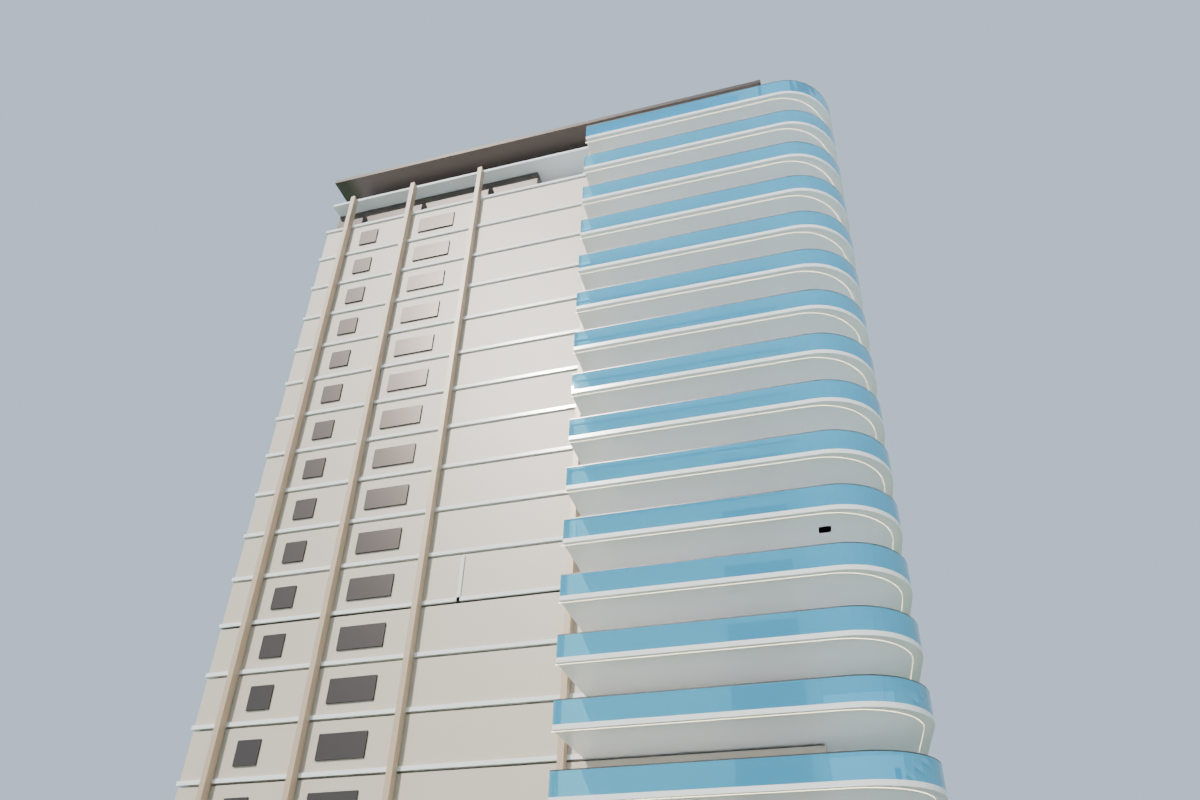
#> input picture renders/preview/exterior_photo_match_render_v002.png, 1200 x 800 px, found by its file name
$ python inspect_v002_pixels.py
#> lines starting #> are read from the running program, lines starting #| are printed output that depends on the picture; after the words box and inside, x2 and y2 are one past the last pixel; in counts of white or black regions, pixels touching at a corner belong together; long printed decimals are rounded
import cv2
import numpy as np

img = cv2.imread(r"c:\Users\manpr\Documents\42 Kalidasa\renders\preview\exterior_photo_match_render_v002.png")
#> img is the input picture: shape (800, 1200, 3); mean B, G, R 189.6, 185.8, 177.5
h, w, c = img.shape

# Let's inspect what colors exist in the render:
# What percentage of the image is sky?
# Sky in render is around: BGR:
sky_sample = img[50, 50]
#> sky_sample = [194, 188, 179]
print("Render Sky sample BGR:", sky_sample)
#| Render Sky sample BGR: [194 188 179]

# Find non-sky pixels:
diff_from_sky = np.linalg.norm(img.astype(float) - sky_sample.astype(float), axis=2)
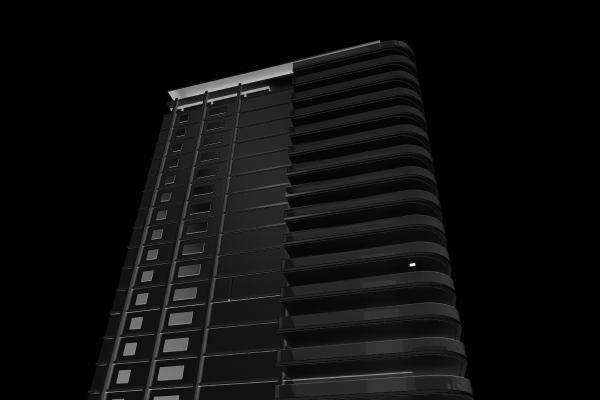
#> diff_from_sky: shape (800, 1200) float64 (shown at 1/2 size); min 0, max 324.1, mean 19.1; drawn with min black and max white
building_pixels = diff_from_sky > 25
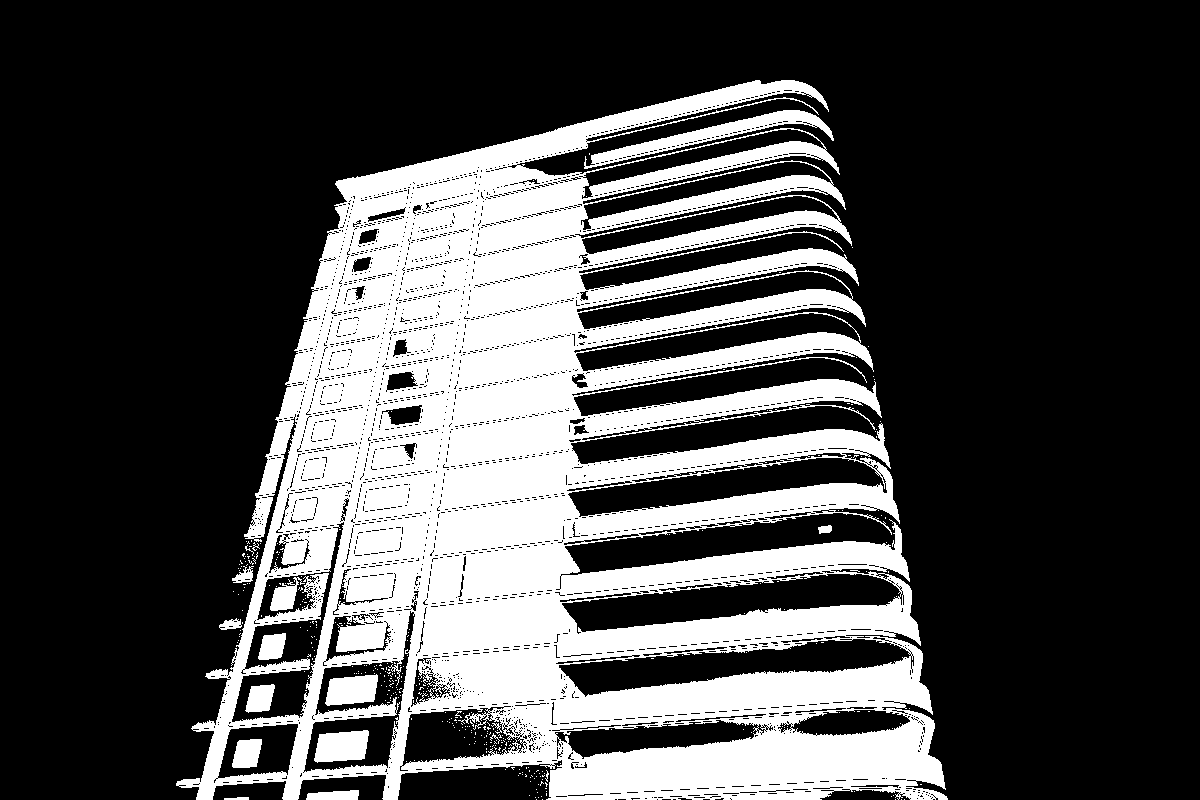
#> building_pixels: shape (800, 1200) bool; 28.9% white; 368 white regions (351 under 20 px), largest, box (x1, y1, x2, y2) and area: (176, 80, 948, 800) 267594, (584, 110, 834, 169) 3080, (314, 730, 369, 763) 1446
print(f"Total non-sky (building + ground) pixels: {np.sum(building_pixels)} / {h*w} ({np.mean(building_pixels)*100:.1f}%)")
#| Total non-sky (building + ground) pixels: 277667 / 960000 (28.9%)

# Let's inspect only the building pixels:
b_bgr = img[building_pixels]
mean_b = np.mean(b_bgr, axis=0)
#> mean_b = [185.4, 183.2, 172.1]
print("Mean BGR of building pixels:", mean_b)
#| Mean BGR of building pixels: [185.436 183.159 172.061]
print("Mean RGB of building pixels:", mean_b[2], mean_b[1], mean_b[0])
#| Mean RGB of building pixels: 172.061 183.159 185.436

# Let's check HSV of building pixels:
b_hsv = cv2.cvtColor(img, cv2.COLOR_BGR2HSV)[building_pixels]
print("Building HSV Hue distribution (0-180):")
print("  Red/Orange/Beige (H 10-35):", np.mean((b_hsv[:,0] >= 10) & (b_hsv[:,0] <= 35)) * 100, "%")
#|   Red/Orange/Beige (H 10-35): 51.917 %
print("  Blue/Cyan (H 80-135):", np.mean((b_hsv[:,0] >= 80) & (b_hsv[:,0] <= 135)) * 100, "%")
#|   Blue/Cyan (H 80-135): 39.443 %
print("  Value (Brightness) mean:", np.mean(b_hsv[:,2]))
#|   Value (Brightness) mean: 190.822

# Where is the building positioned in the image?
pts = cv2.findNonZero(building_pixels.astype(np.uint8))
#> pts = contour of 277667 points, box (x1, y1, x2, y2) (176, 80, 948, 800), area 185530
if pts is not None:
    x, y, bw, bh = cv2.boundingRect(pts)
#> x = 176; y = 80; bw = 772; bh = 720
    print(f"Building bounding box in render v002: x={x}, y={y}, width={bw}, height={bh}")
#| Building bounding box in render v002: x=176, y=80, width=772, height=720

$ run again, with renders/preview/exterior_photo_match_render_v003.png copied over renders/preview/exterior_photo_match_render_v002.png
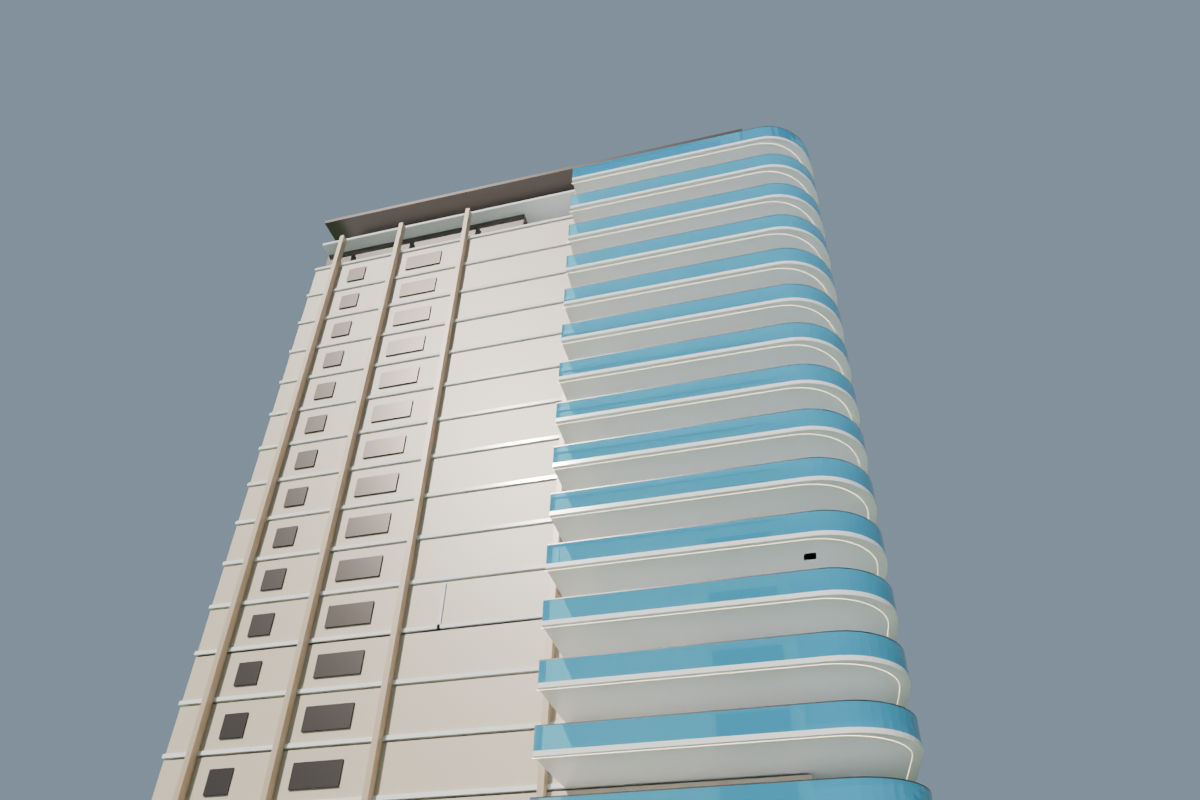
#> input picture renders/preview/exterior_photo_match_render_v003.png, 1200 x 800 px, found by its file name
#> img is the input picture: shape (800, 1200, 3); mean B, G, R 164.8, 159, 147.2
#> sky_sample = [157, 146, 132]
#| Render Sky sample BGR: [157 146 132]
#> `diff_from_sky = np.linalg.norm(img.astype(float) - sky_sample.astype(f..`:
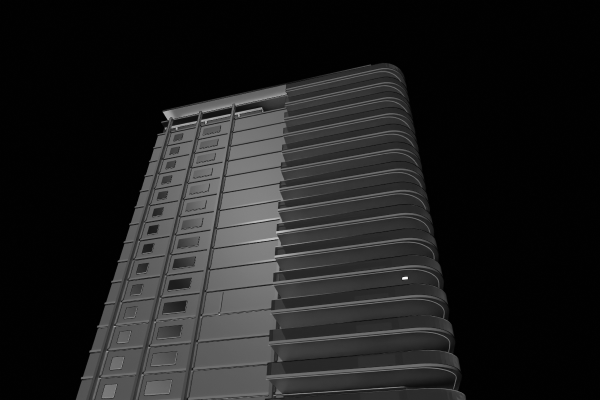
#> diff_from_sky: shape (800, 1200) float64 (shown at 1/2 size); min 0, max 251.8, mean 31.7
#> `building_pixels = diff_from_sky > 25`:
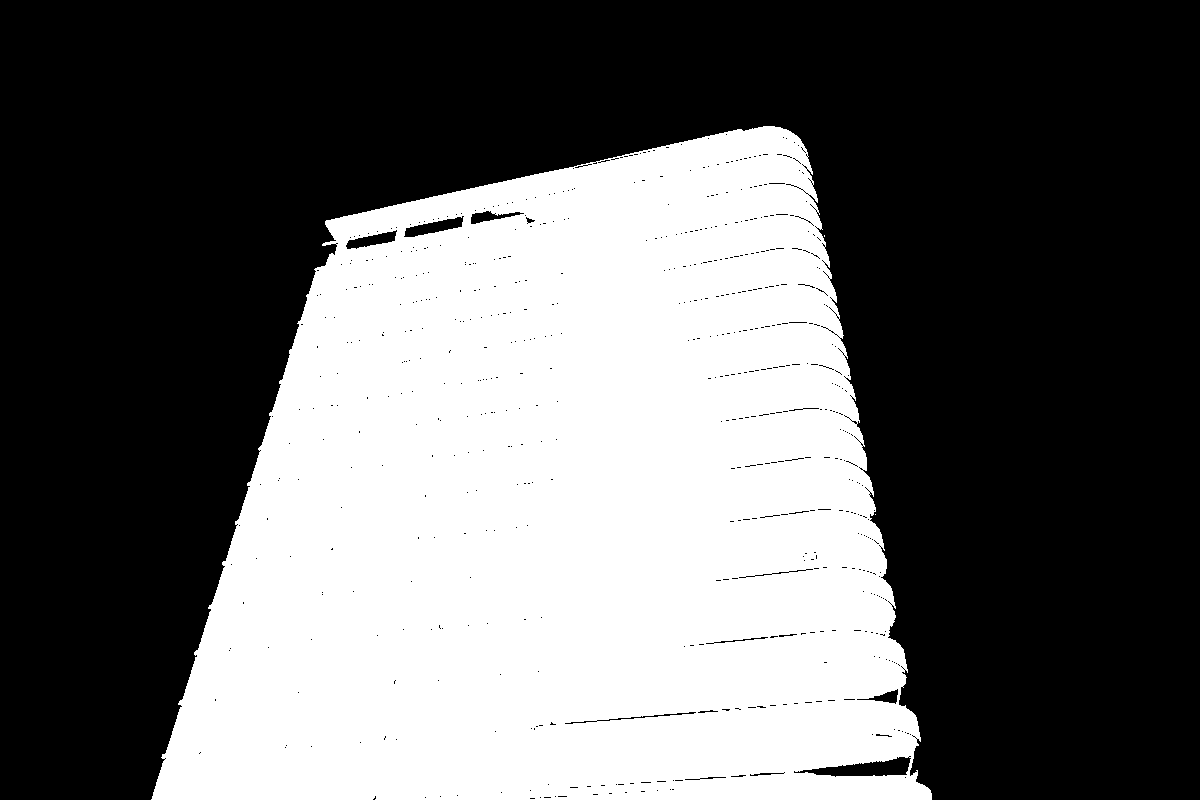
#> building_pixels: shape (800, 1200) bool; 40.3% white; 3 white regions (2 under 20 px), largest, box (x1, y1, x2, y2) and area: (151, 126, 932, 800) 387063
#| Total non-sky (building + ground) pixels: 387066 / 960000 (40.3%)
#> mean_b = [178.2, 179.3, 170.9]
#| Mean BGR of building pixels: [178.211 179.283 170.860]
#| Mean RGB of building pixels: 170.860 179.283 178.211
#|   Red/Orange/Beige (H 10-35): 53.998 %
#|   Blue/Cyan (H 80-135): 26.624 %
#|   Value (Brightness) mean: 185.626
#> pts = contour of 387066 points, box (x1, y1, x2, y2) (151, 126, 932, 800), area 184055
#> x = 151; y = 126; bw = 781; bh = 674
#| Building bounding box in render v002: x=151, y=126, width=781, height=674

$ run again, with renders/preview/exterior_photo_match_render_v004.png copied over renders/preview/exterior_photo_match_render_v002.png
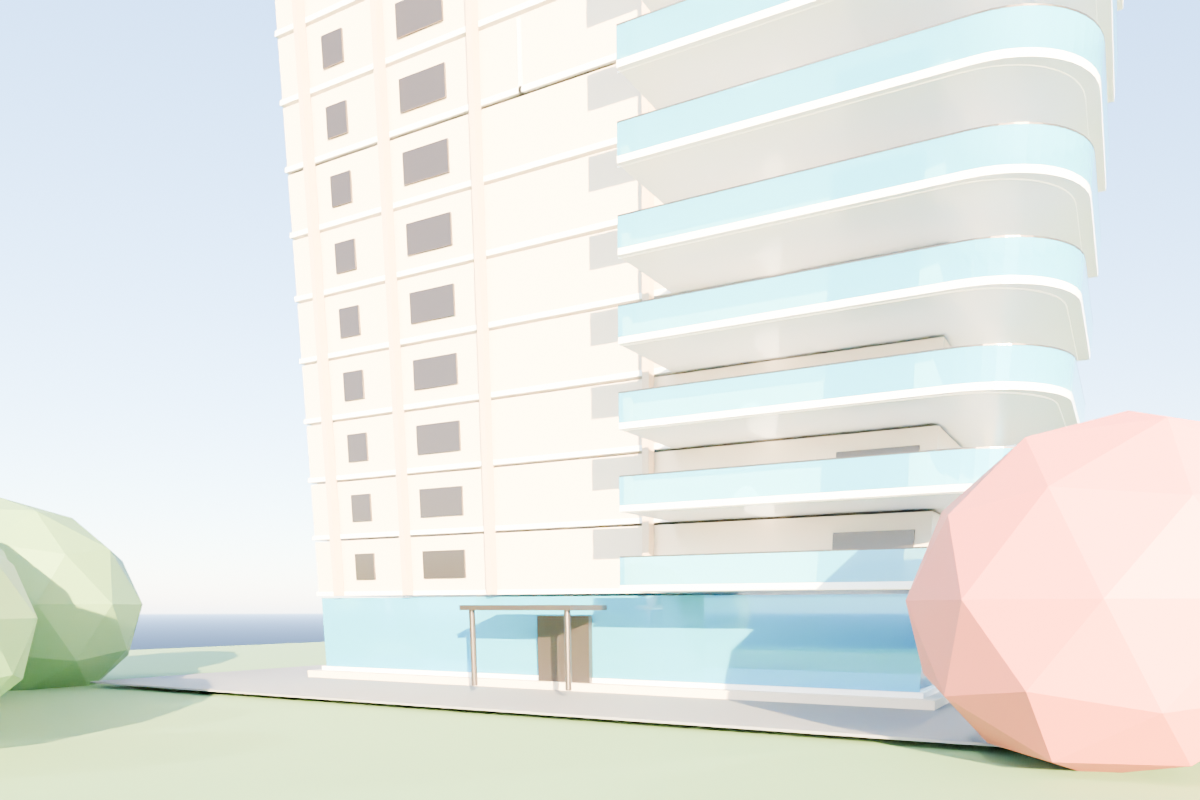
#> input picture renders/preview/exterior_photo_match_render_v004.png, 1200 x 800 px, found by its file name
#> img is the input picture: shape (800, 1200, 3); mean B, G, R 228.4, 231.8, 229.1
#> sky_sample = [243, 231, 219]
#| Render Sky sample BGR: [243 231 219]
#> `diff_from_sky = np.linalg.norm(img.astype(float) - sky_sample.astype(f..`:
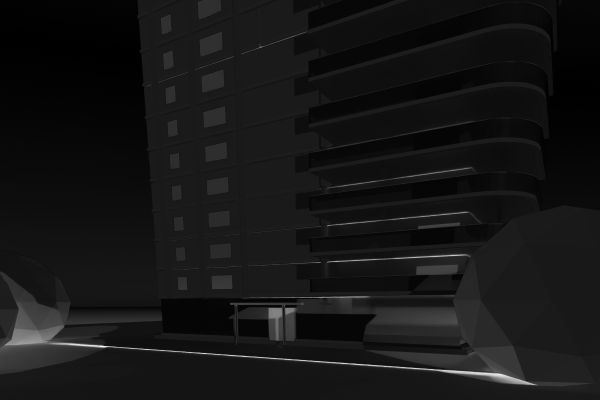
#> diff_from_sky: shape (800, 1200) float64 (shown at 1/2 size); min 0, max 396.4, mean 33.9; drawn with min black and max white
#> `building_pixels = diff_from_sky > 25`:
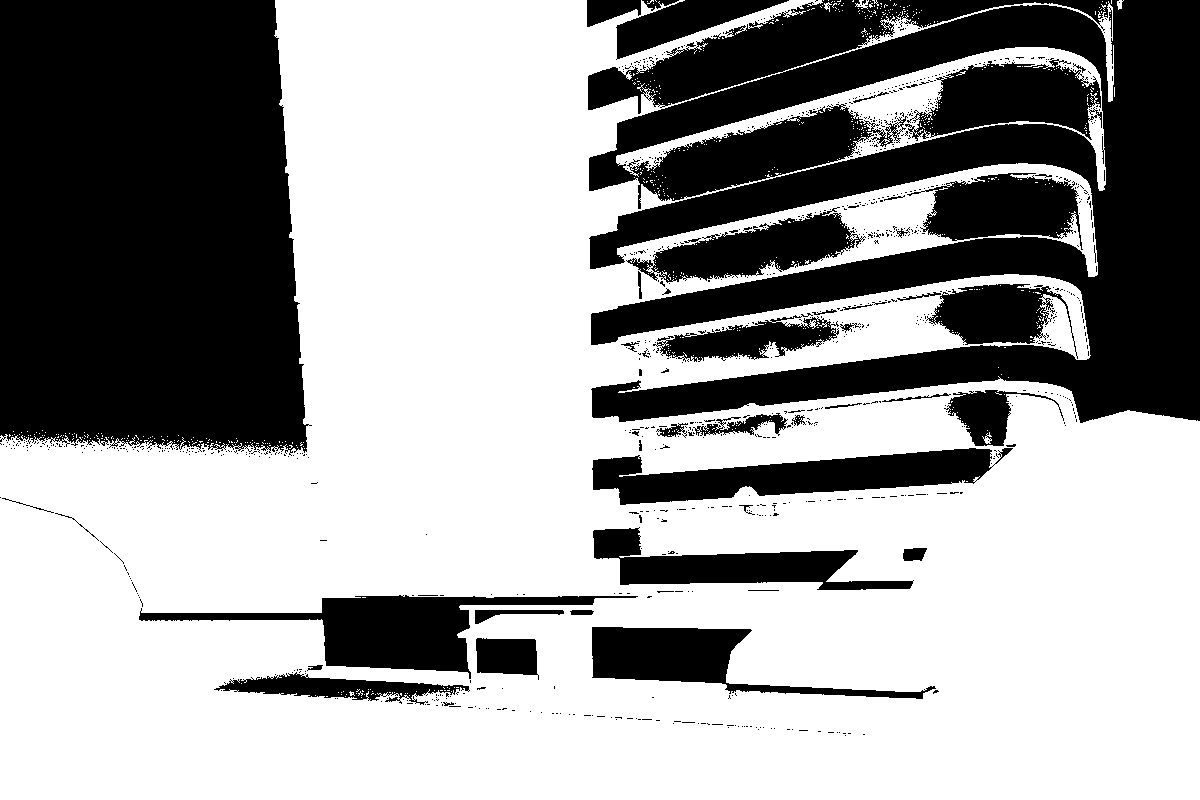
#> building_pixels: shape (800, 1200) bool; 61.6% white; 960 black regions (904 under 20 px), largest, box (x1, y1, x2, y2) and area: (588, 0, 1200, 423) 142169, (0, 0, 312, 456) 129043, (139, 595, 638, 679) 12688
#| Total non-sky (building + ground) pixels: 591248 / 960000 (61.6%)
#> mean_b = [221.3, 229.3, 231.4]
#| Mean BGR of building pixels: [221.300 229.331 231.375]
#| Mean RGB of building pixels: 231.375 229.331 221.300
#|   Red/Orange/Beige (H 10-35): 48.847 %
#|   Blue/Cyan (H 80-135): 12.012 %
#|   Value (Brightness) mean: 236.128
#> pts = contour of 591248 points, box (x1, y1, x2, y2) (0, 0, 1200, 800), area 71020
#> x = 0; bw = 1200; bh = 800
#| Building bounding box in render v002: x=0, y=0, width=1200, height=800
